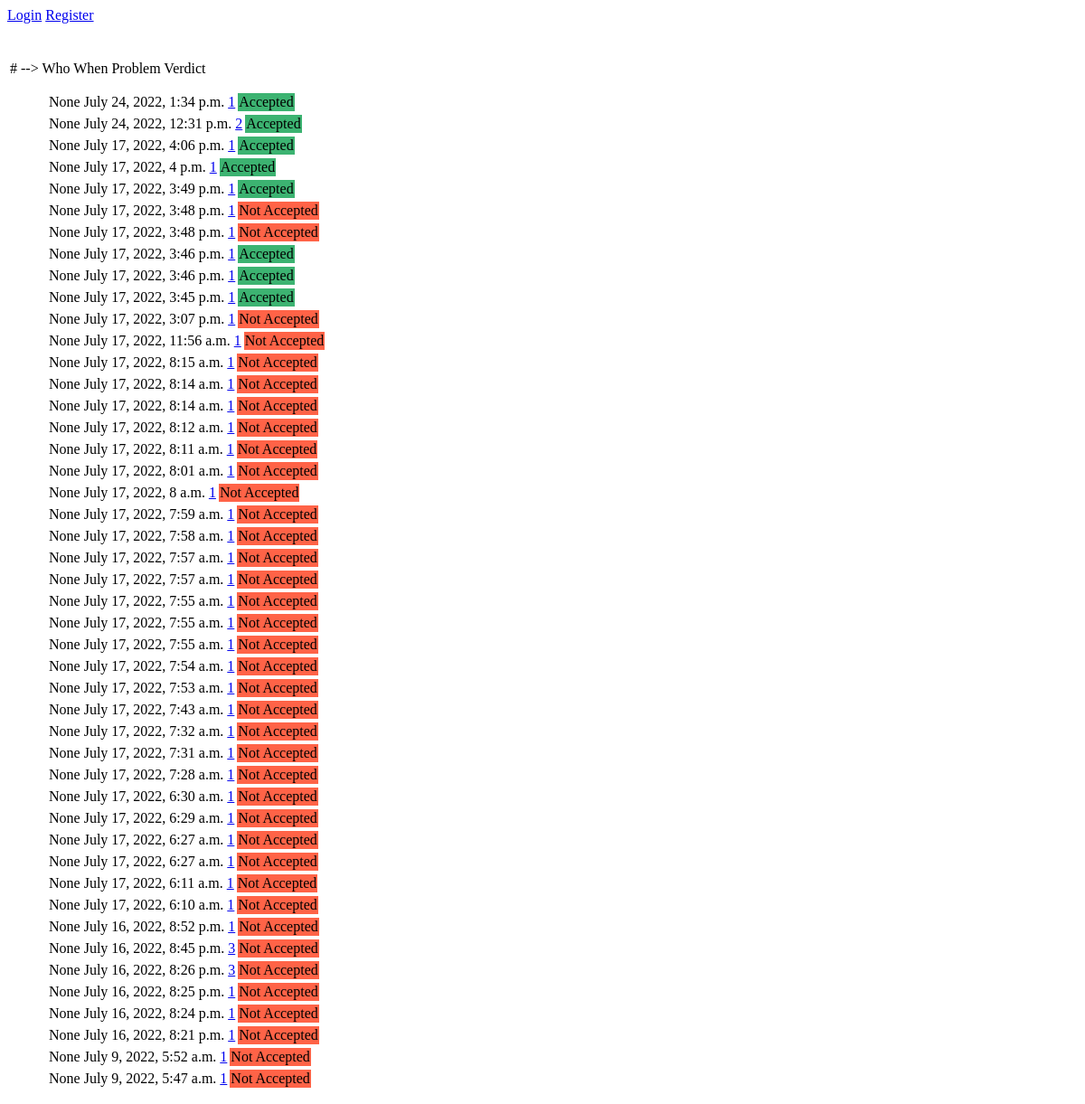
Page /submission on the earlier database version.
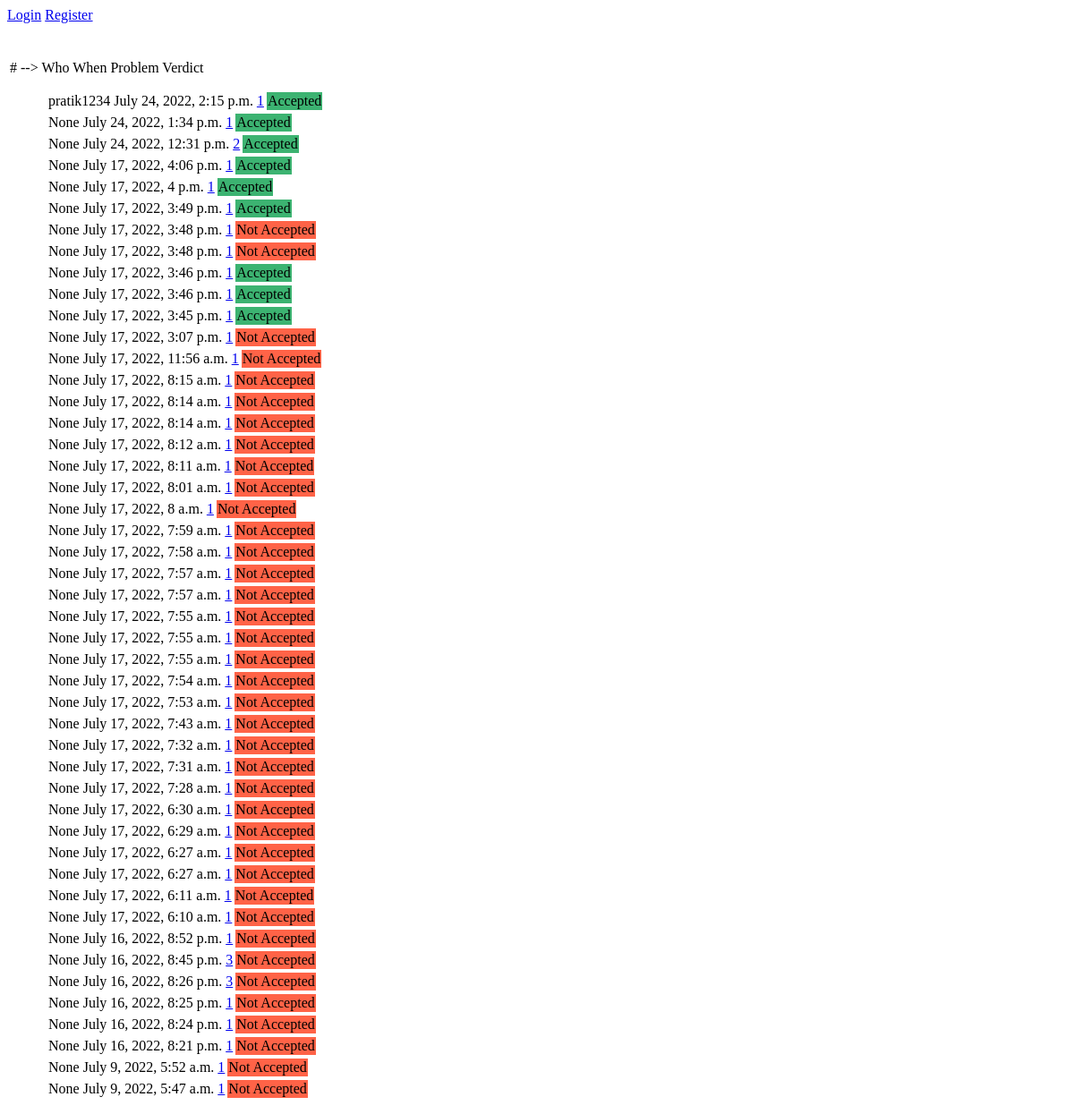
Same page on the later database version.
### ojApp/models.py (models this page shows)
class submissions(models.Model):
    problem=models.ForeignKey(problems,on_delete=models.CASCADE)
    user_name = models.CharField(max_length=100, null='True')
    time_stamp= models.DateTimeField(auto_now_add=True)
    submitted_code=models.FileField(upload_to='oj_received/')
    verdict=models.CharField(max_length=10, default='Running...')

### ojApp/views.py (the view)
# urls.py: path('submission', views.submission, name='submission_page'),
def submission(request):
    recent_submissions = submissions.objects.order_by('-time_stamp')
    template = loader.get_template('ojApp/submission_page.html')
    context = {
        'recent_submissions': recent_submissions,
    }
    return HttpResponse(template.render(context, request))

### ojApp/templates/ojApp/submission_page.html (shortened to what this page needs)
<div class="navbar-nav">
    {% if user.is_authenticated %}
    <a class="nav-item nav-link" href="{% url 'logout' %}"> Logout</a>
    {% else %}
    <a class="nav-item nav-link" href="{% url 'login' %}"> Login</a>
    <a class="nav-item nav-link" href="{% url 'register' %}"> Register</a>
    {% endif %}
</div>
<div style="background-color: white;margin:0.3em 3px 0 3px;position:relative;">
    <div class="ilt">&nbsp;</div>
    <div class="irt">&nbsp;</div>
    <tr >
        <th style="width:6em;" class="top left">#</th> -->
        <th class="top">Who</th>
        <th class="top">When</th>
        <th class="top">Problem</th>
        <th class="top">Verdict</th>
    </tr>
    {% if recent_submissions%}
    <ul>
        {% for submission in recent_submissions %}
        <table >
        <tbody>
            <tr>
                <td>{{submission.user_name}}</td>
                <td >{{submission.time_stamp}}</td>
                <td ><a href="{{ submission.problem_id }}/problem">{{submission.problem_id}}</a></td>
                {% if submission.verdict == "Accepted" %}
                    <td style="background-color:MediumSeaGreen;">Accepted</td>
                {% else %}
                    <td style="background-color:Tomato;">Not Accepted</td>
                {% endif %}
            </tr>
        </tbody>
    </table>
        {% endfor %}
    </ul>
    {% else %}
    <p>No submission available.</p>
    {% endif %}
</div>

Differences in the rows shown:
added submissions: user_name "pratik1234", time_stamp "July 24, 2022, 2:15 p.m.", problem_id "1", verdict "Accepted"
